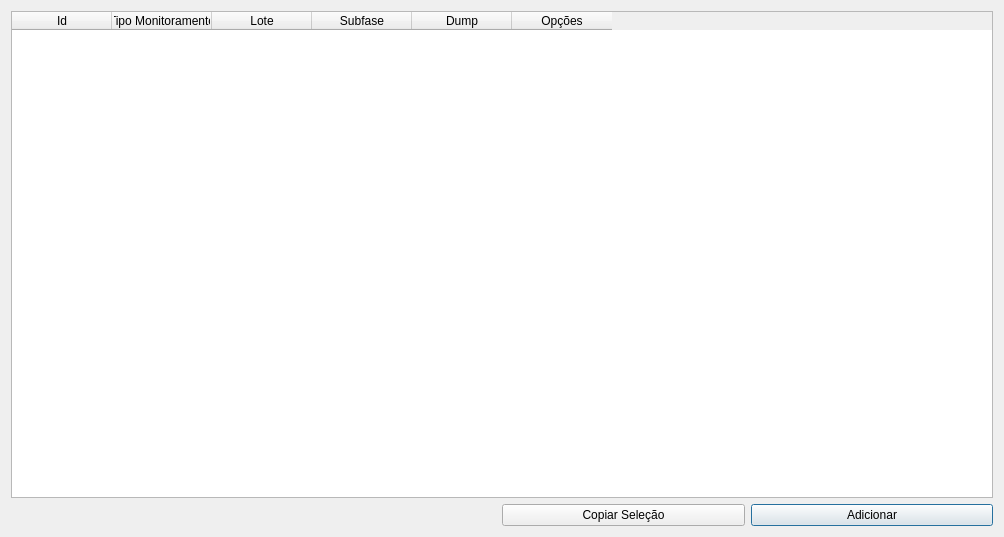
<?xml version="1.0" encoding="UTF-8"?>
<ui version="4.0">
 <class>Dialog</class>
 <widget class="QDialog" name="Dialog">
  <property name="geometry">
   <rect>
    <x>0</x>
    <y>0</y>
    <width>1004</width>
    <height>537</height>
   </rect>
  </property>
  <property name="windowTitle">
   <string>Dialog</string>
  </property>
  <layout class="QGridLayout" name="gridLayout">
   <item row="1" column="3">
    <widget class="QPushButton" name="addProfileBtn">
     <property name="text">
      <string>Adicionar</string>
     </property>
    </widget>
   </item>
   <item row="1" column="0" colspan="2">
    <spacer name="horizontalSpacer">
     <property name="orientation">
      <enum>Qt::Horizontal</enum>
     </property>
     <property name="sizeHint" stdset="0">
      <size>
       <width>336</width>
       <height>20</height>
      </size>
     </property>
    </spacer>
   </item>
   <item row="0" column="0" colspan="4">
    <widget class="QTableWidget" name="tableWidget">
     <column>
      <property name="text">
       <string>Id</string>
      </property>
     </column>
     <column>
      <property name="text">
       <string>Tipo Monitoramento</string>
      </property>
     </column>
     <column>
      <property name="text">
       <string>Lote</string>
      </property>
     </column>
     <column>
      <property name="text">
       <string>Subfase</string>
      </property>
     </column>
     <column>
      <property name="text">
       <string>Dump</string>
      </property>
     </column>
     <column>
      <property name="text">
       <string>Opções</string>
      </property>
     </column>
    </widget>
   </item>
   <item row="1" column="2">
    <widget class="QPushButton" name="copyBtn">
     <property name="text">
      <string>Copiar Seleção</string>
     </property>
    </widget>
   </item>
  </layout>
 </widget>
 <resources/>
 <connections/>
</ui>
